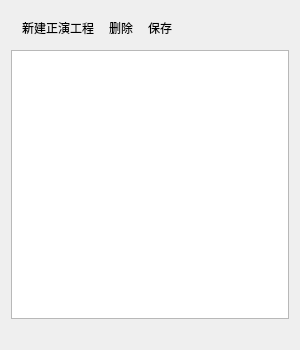
<?xml version="1.0" encoding="UTF-8"?>
<ui version="4.0">
 <class>ForwardCenterWidget</class>
 <widget class="QWidget" name="ForwardCenterWidget">
  <property name="geometry">
   <rect>
    <x>0</x>
    <y>0</y>
    <width>300</width>
    <height>350</height>
   </rect>
  </property>
  <property name="windowTitle">
   <string>正演操作中心</string>
  </property>
  <layout class="QVBoxLayout" name="verticalLayout">
   <item>
    <widget class="QToolBar" name="toolBar">
     <addaction name="actionNewProject"/>
     <addaction name="actionDelete"/>
     <addaction name="actionSaveForwardData"/>
    </widget>
   </item>
   <item>
    <widget class="QTreeWidget" name="treeWidget">
     <property name="editTriggers">
      <set>QAbstractItemView::EditKeyPressed</set>
     </property>
     <attribute name="headerVisible">
      <bool>false</bool>
     </attribute>
     <column>
      <property name="text">
       <string notr="true">1</string>
      </property>
     </column>
    </widget>
   </item>
   <item>
    <layout class="QHBoxLayout" name="horizontalLayout">
     <item>
      <widget class="QLabel" name="label">
       <property name="sizePolicy">
        <sizepolicy hsizetype="Fixed" vsizetype="Fixed">
         <horstretch>0</horstretch>
         <verstretch>0</verstretch>
        </sizepolicy>
       </property>
       <property name="text">
        <string/>
       </property>
       <property name="pixmap">
        <pixmap resource="ForwardCenter.qrc">:/ForwardCenter/info</pixmap>
       </property>
      </widget>
     </item>
     <item>
      <widget class="QLabel" name="labelInfo">
       <property name="sizePolicy">
        <sizepolicy hsizetype="Preferred" vsizetype="Fixed">
         <horstretch>0</horstretch>
         <verstretch>0</verstretch>
        </sizepolicy>
       </property>
       <property name="text">
        <string/>
       </property>
      </widget>
     </item>
    </layout>
   </item>
  </layout>
  <action name="actionNewProject">
   <property name="icon">
    <iconset resource="ForwardCenter.qrc">
     <normaloff>:/ForwardCenter/add</normaloff>:/ForwardCenter/add</iconset>
   </property>
   <property name="text">
    <string>新建正演工程</string>
   </property>
   <property name="toolTip">
    <string>新建正演工程</string>
   </property>
  </action>
  <action name="actionDelete">
   <property name="icon">
    <iconset resource="ForwardCenter.qrc">
     <normaloff>:/ForwardCenter/delete</normaloff>:/ForwardCenter/delete</iconset>
   </property>
   <property name="text">
    <string>删除</string>
   </property>
   <property name="toolTip">
    <string>删除（快捷键delete）</string>
   </property>
   <property name="shortcut">
    <string>Del</string>
   </property>
  </action>
  <action name="actionSaveForwardData">
   <property name="icon">
    <iconset resource="ForwardCenter.qrc">
     <normaloff>:/ForwardCenter/Resources/save.png</normaloff>:/ForwardCenter/Resources/save.png</iconset>
   </property>
   <property name="text">
    <string>保存</string>
   </property>
   <property name="toolTip">
    <string>保存正演数据</string>
   </property>
  </action>
 </widget>
 <layoutdefault spacing="6" margin="11"/>
 <resources>
  <include location="ForwardCenter.qrc"/>
 </resources>
 <connections/>
</ui>
